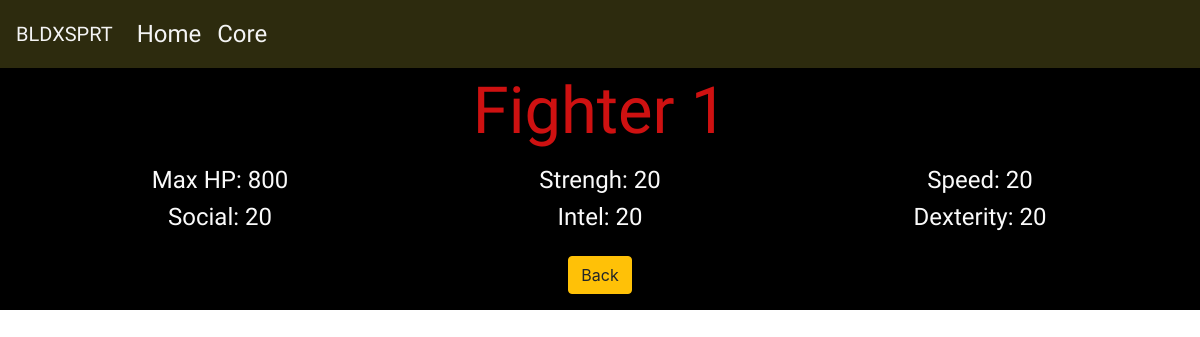
/corestats/view_base/5, run on the app's committed database.
### corestats/models.py (models this page shows, shortened)
class BaseModel(models.Model):
    name = models.CharField(max_length=100)
    base_hp = models.PositiveIntegerField(validators=[MinValueValidator(1), MaxValueValidator(5000)])
    strengh = models.PositiveIntegerField(validators=[MinValueValidator(1), MaxValueValidator(100)])
    speed = models.PositiveIntegerField(validators=[MinValueValidator(1), MaxValueValidator(100)])
    social = models.PositiveIntegerField(validators=[MinValueValidator(1), MaxValueValidator(100)])
    intel = models.PositiveIntegerField(validators=[MinValueValidator(1), MaxValueValidator(100)])
    dex = models.PositiveIntegerField(validators=[MinValueValidator(1), MaxValueValidator(100)])
    heart = models.IntegerField()

### corestats/views.py (the view)
# urls.py: path(r'view_base/<pk>', view_base, name="view_base"),
def view_base(request, pk):
    base = get_object_or_404(BaseModel, id=pk)
    return render(request, "view_base.html", {"base": base })

### corestats/templates/view_base.html
{% extends 'base.html' %} {% load static %} {% block page_title %} BLDXSPRT | New Base {% endblock %} {% block content %}
<div class="row">
    <div class="col-12 text-center body-text">
        <h1 class="main-title mb-3">{{ base.name }}</h1>
    </div>
</div>
<div class="row body-text text-center mb-3">
    <div class="col-md-4 col-12">
        <h4>Max HP: {{ base.base_hp }}</h4>
    </div>
    <div class="col-md-4 col-12">
        <h4>Strengh: {{ base.strengh }}</h4>
    </div>
    <div class="col-md-4 col-12">
        <h4>Speed: {{ base.speed }}</h4>
    </div>
    <div class="col-md-4 col-12">
        <h4>Social: {{ base.social }}</h4>
    </div>
    <div class="col-md-4 col-12">
        <h4>Intel: {{ base.intel }}</h4>
    </div>
    <div class="col-md-4 col-12">
        <h4>Dexterity: {{ base.dex }}</h4>
    </div>
</div>
<div class="row">
    <div class="col-12 text-center">
        <a href="{% url 'corehome' %}" role="button" class="btn btn-warning mb-3" aria-disabled="false">Back</a>
    </div>
</div>
{% endblock %}

### static/css/styles.css (style rules this page uses)
.main-title { font-family: 'Lacquer', sans-serif; font-size: 65px; color: #ce1111; }
.body-text { font-family: 'Dosis', sans-serif; color: #fafafa }

### data on the page
BaseModel: name "Fighter 1", base_hp "800", strengh "20", speed "20", social "20", intel "20", dex "20"
